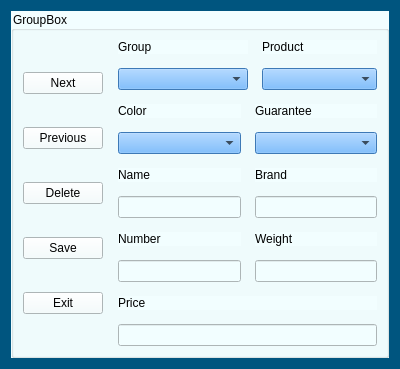
<?xml version="1.0" encoding="UTF-8"?>
<ui version="4.0">
 <class>allproducts</class>
 <widget class="QWidget" name="allproducts">
  <property name="geometry">
   <rect>
    <x>0</x>
    <y>0</y>
    <width>400</width>
    <height>313</height>
   </rect>
  </property>
  <property name="windowTitle">
   <string>Form</string>
  </property>
  <property name="styleSheet">
   <string notr="true">background-color: rgb(0, 85, 127);</string>
  </property>
  <layout class="QVBoxLayout" name="verticalLayout_13">
   <item>
    <widget class="QGroupBox" name="groupBox">
     <property name="styleSheet">
      <string notr="true">background-color: rgb(242, 254, 255);
font: 600 9pt &quot;Segoe UI&quot;;</string>
     </property>
     <property name="title">
      <string>GroupBox</string>
     </property>
     <layout class="QHBoxLayout" name="horizontalLayout_6">
      <property name="spacing">
       <number>14</number>
      </property>
      <item>
       <layout class="QHBoxLayout" name="horizontalLayout_5">
        <property name="spacing">
         <number>15</number>
        </property>
        <item>
         <layout class="QVBoxLayout" name="verticalLayout_10">
          <property name="spacing">
           <number>6</number>
          </property>
          <property name="topMargin">
           <number>5</number>
          </property>
          <item>
           <widget class="QPushButton" name="next_btn">
            <property name="text">
             <string>Next</string>
            </property>
           </widget>
          </item>
          <item>
           <widget class="QPushButton" name="previous_btn">
            <property name="text">
             <string>Previous</string>
            </property>
           </widget>
          </item>
          <item>
           <widget class="QPushButton" name="delete_btn">
            <property name="text">
             <string>Delete</string>
            </property>
           </widget>
          </item>
          <item>
           <widget class="QPushButton" name="save_btn">
            <property name="text">
             <string>Save</string>
            </property>
           </widget>
          </item>
          <item>
           <widget class="QPushButton" name="exit_btn">
            <property name="text">
             <string>Exit</string>
            </property>
           </widget>
          </item>
         </layout>
        </item>
        <item>
         <layout class="QVBoxLayout" name="verticalLayout_11">
          <property name="spacing">
           <number>14</number>
          </property>
          <property name="rightMargin">
           <number>0</number>
          </property>
          <item>
           <layout class="QHBoxLayout" name="horizontalLayout">
            <item>
             <layout class="QVBoxLayout" name="verticalLayout">
              <item>
               <widget class="QLabel" name="label">
                <property name="text">
                 <string>Group</string>
                </property>
               </widget>
              </item>
              <item>
               <widget class="QComboBox" name="group_combo">
                <property name="styleSheet">
                 <string notr="true">background-color: rgb(85, 170, 255);
color: rgb(0, 0, 0);</string>
                </property>
                <item>
                 <property name="text">
                  <string/>
                 </property>
                </item>
                <item>
                 <property name="text">
                  <string>Home and Kitchen</string>
                 </property>
                </item>
                <item>
                 <property name="text">
                  <string>Electronics</string>
                 </property>
                </item>
               </widget>
              </item>
             </layout>
            </item>
            <item>
             <layout class="QVBoxLayout" name="verticalLayout_2">
              <item>
               <widget class="QLabel" name="label_2">
                <property name="text">
                 <string>Product</string>
                </property>
               </widget>
              </item>
              <item>
               <widget class="QComboBox" name="product_combo">
                <property name="styleSheet">
                 <string notr="true">background-color: rgb(85, 170, 255);</string>
                </property>
               </widget>
              </item>
             </layout>
            </item>
           </layout>
          </item>
          <item>
           <layout class="QHBoxLayout" name="horizontalLayout_2">
            <item>
             <layout class="QVBoxLayout" name="verticalLayout_3">
              <item>
               <widget class="QLabel" name="label_3">
                <property name="text">
                 <string>Color</string>
                </property>
               </widget>
              </item>
              <item>
               <widget class="QComboBox" name="color_combo">
                <property name="styleSheet">
                 <string notr="true">background-color: rgb(85, 170, 255);</string>
                </property>
                <item>
                 <property name="text">
                  <string/>
                 </property>
                </item>
                <item>
                 <property name="text">
                  <string>Red</string>
                 </property>
                </item>
                <item>
                 <property name="text">
                  <string>Blue</string>
                 </property>
                </item>
                <item>
                 <property name="text">
                  <string>Yellow</string>
                 </property>
                </item>
                <item>
                 <property name="text">
                  <string>Pink</string>
                 </property>
                </item>
                <item>
                 <property name="text">
                  <string>Orange</string>
                 </property>
                </item>
                <item>
                 <property name="text">
                  <string>Green</string>
                 </property>
                </item>
                <item>
                 <property name="text">
                  <string>Brown</string>
                 </property>
                </item>
                <item>
                 <property name="text">
                  <string>Purple</string>
                 </property>
                </item>
                <item>
                 <property name="text">
                  <string>White</string>
                 </property>
                </item>
                <item>
                 <property name="text">
                  <string>Gray</string>
                 </property>
                </item>
                <item>
                 <property name="text">
                  <string>Black</string>
                 </property>
                </item>
               </widget>
              </item>
             </layout>
            </item>
            <item>
             <layout class="QVBoxLayout" name="verticalLayout_4">
              <item>
               <widget class="QLabel" name="label_4">
                <property name="text">
                 <string>Guarantee</string>
                </property>
               </widget>
              </item>
              <item>
               <widget class="QComboBox" name="guarantee">
                <property name="styleSheet">
                 <string notr="true">background-color: rgb(85, 170, 255);</string>
                </property>
                <item>
                 <property name="text">
                  <string/>
                 </property>
                </item>
                <item>
                 <property name="text">
                  <string>True</string>
                 </property>
                </item>
                <item>
                 <property name="text">
                  <string>False</string>
                 </property>
                </item>
               </widget>
              </item>
             </layout>
            </item>
           </layout>
          </item>
          <item>
           <layout class="QHBoxLayout" name="horizontalLayout_3">
            <item>
             <layout class="QVBoxLayout" name="verticalLayout_5">
              <item>
               <widget class="QLabel" name="label_5">
                <property name="text">
                 <string>Name</string>
                </property>
               </widget>
              </item>
              <item>
               <widget class="QLineEdit" name="name_line"/>
              </item>
             </layout>
            </item>
            <item>
             <layout class="QVBoxLayout" name="verticalLayout_6">
              <item>
               <widget class="QLabel" name="label_6">
                <property name="text">
                 <string>Brand</string>
                </property>
               </widget>
              </item>
              <item>
               <widget class="QLineEdit" name="brand_line"/>
              </item>
             </layout>
            </item>
           </layout>
          </item>
          <item>
           <layout class="QHBoxLayout" name="horizontalLayout_4">
            <item>
             <layout class="QVBoxLayout" name="verticalLayout_7">
              <item>
               <widget class="QLabel" name="label_7">
                <property name="text">
                 <string>Number</string>
                </property>
               </widget>
              </item>
              <item>
               <widget class="QLineEdit" name="number_line"/>
              </item>
             </layout>
            </item>
            <item>
             <layout class="QVBoxLayout" name="verticalLayout_9">
              <item>
               <widget class="QLabel" name="label_9">
                <property name="text">
                 <string>Weight</string>
                </property>
               </widget>
              </item>
              <item>
               <widget class="QLineEdit" name="weight_line"/>
              </item>
             </layout>
            </item>
           </layout>
          </item>
          <item>
           <layout class="QVBoxLayout" name="verticalLayout_8">
            <item>
             <widget class="QLabel" name="label_8">
              <property name="text">
               <string>Price</string>
              </property>
             </widget>
            </item>
            <item>
             <widget class="QLineEdit" name="price_line"/>
            </item>
           </layout>
          </item>
         </layout>
        </item>
       </layout>
      </item>
     </layout>
    </widget>
   </item>
  </layout>
 </widget>
 <resources/>
 <connections/>
</ui>
